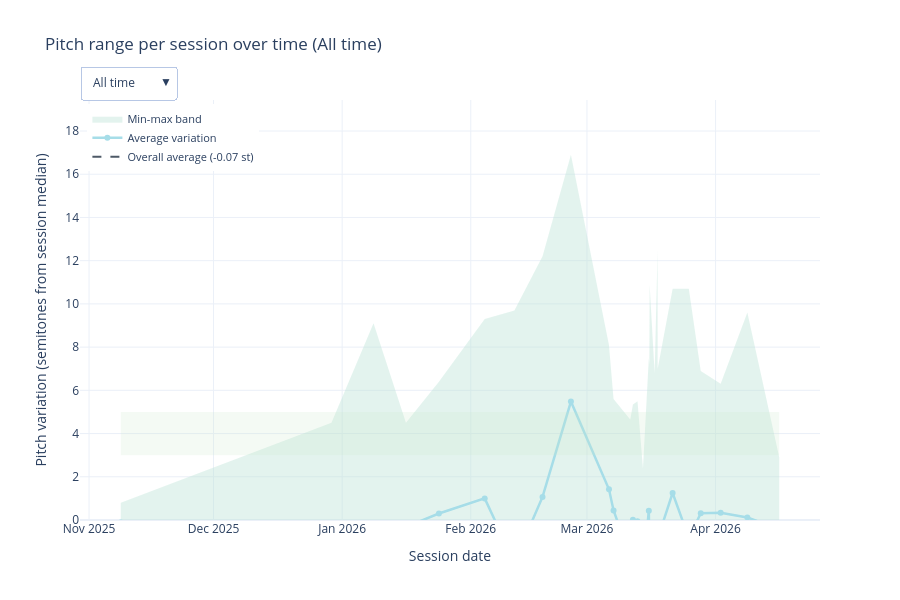

Notebook code cell kept with this figure:
### Code cell
# Plot 3: Interactive pitch range per session over time with time frame selector.
import plotly.graph_objects as go
from dateutil.relativedelta import relativedelta
from datetime import timedelta

if not records:
    print('No recordings available to plot.')
else:
    pitch_records = [record for record in records if np.isfinite(record['pitch_avg_variation'])]
    if not pitch_records:
        print('No voiced pitch values available to plot.')
    else:
        # Use TODAY as reference for all time frame calculations
        today_datetime = datetime.combine(TODAY, datetime.min.time())
        
        # Calculate Monday and Sunday of this week
        monday_this_week = today_datetime - timedelta(days=today_datetime.weekday())
        sunday_this_week = monday_this_week + timedelta(days=6)
        
        # Calculate Monday and Sunday of last week
        monday_last_week = monday_this_week - timedelta(days=7)
        sunday_last_week = monday_last_week + timedelta(days=6)
        
        # Define time frame filters with start and end dates
        time_frames = {
            'This week': ('week', monday_this_week, sunday_this_week),
            'Last week': ('week', monday_last_week, sunday_last_week),
            'Month': ('month', today_datetime.replace(day=1), today_datetime),
            '6 months': ('period', today_datetime - relativedelta(months=6), today_datetime),
            'Year': ('period', today_datetime.replace(month=1, day=1), today_datetime),
            'All time': ('all', None, None),
        }
        
        def get_filtered_pitch_data(frame_type, start_date, end_date):
            """Filter records based on date range"""
            if frame_type == 'all':
                return pitch_records
            if start_date is None:
                return pitch_records
            return [r for r in pitch_records if start_date <= r['recording_dt'] <= end_date]
        
        # Build data for each time frame
        frame_data = {}
        target_low, target_high = 3.0, 5.0
        
        for frame_name, (frame_type, start_date, end_date) in time_frames.items():
            filtered_records = get_filtered_pitch_data(frame_type, start_date, end_date)
            
            if not filtered_records:
                # Store empty state
                frame_data[frame_name] = {
                    'empty': True,
                    'message': f"You have not done any recordings in this chosen timeframe: '{frame_name}'",
                    'upper_limit': target_high + 2.0,
                    'frame_type': frame_type,
                }
            else:
                dates = [r['recording_dt'] for r in filtered_records]
                avg_variation = np.array([r['pitch_avg_variation'] for r in filtered_records], dtype=float)
                min_variation = np.array([r['pitch_min_variation'] for r in filtered_records], dtype=float)
                max_variation = np.array([r['pitch_max_variation'] for r in filtered_records], dtype=float)
                overall_average = float(np.nanmean(avg_variation))
                upper_limit = max(target_high + 2.0, float(np.nanmax(max_variation)) * 1.15 if max_variation.size else target_high + 2.0)
                
                frame_data[frame_name] = {
                    'dates': dates,
                    'avg_variation': avg_variation,
                    'min_variation': min_variation,
                    'max_variation': max_variation,
                    'overall_average': overall_average,
                    'upper_limit': upper_limit,
                    'empty': False,
                    'frame_type': frame_type,
                }
        
        # Create figure with first time frame
        default_frame = 'All time'
        default_data = frame_data[default_frame]
        
        # Choose hover date format based on frame type
        hover_date_fmt = '%b %d, %Y'
        if default_data['frame_type'] == 'week':
            hover_date_fmt = '%a, %b %d'
        
        fig = go.Figure()

        if not default_data['empty']:
            # Target zone
            fig.add_shape(
                type='rect',
                x0=default_data['dates'][0],
                x1=default_data['dates'][-1],
                y0=target_low,
                y1=target_high,
                fillcolor=COLORS['sage'],
                opacity=0.2,
                line_width=0,
                name='Target zone',
            )

            # Min-max band
            fig.add_trace(
                go.Scatter(
                    x=default_data['dates'] + default_data['dates'][::-1],
                    y=list(default_data['max_variation']) + list(default_data['min_variation'][::-1]),
                    fill='toself',
                    fillcolor=COLORS['seafoam'],
                    opacity=0.38,
                    line_color='rgba(0,0,0,0)',
                    hoverinfo='skip',
                    name='Min-max band',
                    showlegend=True,
                )
            )

            # Average variation line
            fig.add_trace(
                go.Scatter(
                    x=default_data['dates'],
                    y=default_data['avg_variation'],
                    name='Average variation',
                    mode='lines+markers',
                    line=dict(color=COLORS['teal'], width=2.5),
                    marker=dict(size=6),
                    hovertemplate='<b>%{x|' + hover_date_fmt + '}</b><br>Avg: %{y:.2f} st<extra></extra>',
                )
            )

            # Overall average line
            fig.add_trace(
                go.Scatter(
                    x=default_data['dates'],
                    y=np.full_like(default_data['avg_variation'], default_data['overall_average']),
                    name=f'Overall average ({default_data["overall_average"]:.2f} st)',
                    mode='lines',
                    line=dict(color=COLORS['ink'], width=2, dash='dash'),
                    hovertemplate='<b>%{x|' + hover_date_fmt + '}</b><br>Overall: ' + f'{default_data["overall_average"]:.2f}' + ' st<extra></extra>',
                )
            )
        else:
            # Add empty annotation
            fig.add_annotation(
                text=default_data['message'],
                xref='paper',
                yref='paper',
                x=0.5,
                y=0.5,
                showarrow=False,
                font=dict(size=16, color='#999999'),
            )
        
        # Create time frame dropdown buttons
        timeframe_buttons = []
        for frame_name, (frame_type, start_date, end_date) in time_frames.items():
            fdata = frame_data[frame_name]
            
            # Determine hover date format for this frame
            if frame_type == 'week':
                hover_fmt = '%a, %b %d'
            else:
                hover_fmt = '%b %d, %Y'
            
            if fdata['empty']:
                # Empty state button
                timeframe_buttons.append(
                    {
                        'label': frame_name,
                        'method': 'update',
                        'args': [
                            {
                                'x': [[], [], []],
                                'y': [[], [], []],
                            },
                            {
                                'title': f'Pitch range per session over time ({frame_name})',
                                'annotations': [{
                                    'text': fdata['message'],
                                    'xref': 'paper',
                                    'yref': 'paper',
                                    'x': 0.5,
                                    'y': 0.5,
                                    'showarrow': False,
                                    'font': dict(size=16, color='#999999'),
                                }],
                                'yaxis.range': [0, fdata['upper_limit']],
                            },
                        ],
                    }
                )
            else:
                # Normal state button
                timeframe_buttons.append(
                    {
                        'label': frame_name,
                        'method': 'update',
                        'args': [
                            {
                                'x': [fdata['dates'] + fdata['dates'][::-1], fdata['dates'], fdata['dates']],
                                'y': [
                                    list(fdata['max_variation']) + list(fdata['min_variation'][::-1]),
                                    fdata['avg_variation'],
                                    np.full_like(fdata['avg_variation'], fdata['overall_average']),
                                ],
                                'hovertemplate': [
                                    'skip',
                                    '<b>%{x|' + hover_fmt + '}</b><br>Avg: %{y:.2f} st<extra></extra>',
                                    '<b>%{x|' + hover_fmt + '}</b><br>Overall: ' + f'{fdata["overall_average"]:.2f}' + ' st<extra></extra>',
                                ],
                            },
                            {
                                'title': f'Pitch range per session over time ({frame_name})',
                                'annotations': [],
                                'yaxis.range': [0, fdata['upper_limit']],
                            },
                        ],
                    }
                )

        fig.update_layout(
            title=f'Pitch range per session over time ({default_frame})',
            xaxis_title='Session date',
            yaxis_title='Pitch variation (semitones from session median)',
            template='plotly_white',
            height=600,
            hovermode='x unified',
            yaxis=dict(range=[0, default_data['upper_limit']]),
            legend=dict(
                orientation='v',
                yanchor='top',
                y=0.99,
                xanchor='left',
                x=0.01,
                font=dict(size=11),
            ),
            margin=dict(b=80, t=100),
            updatemenus=[
                {
                    'buttons': timeframe_buttons,
                    'active': 5,
                    'direction': 'down',
                    'showactive': True,
                    'x': 0.0,
                    'xanchor': 'left',
                    'y': 1.08,
                    'yanchor': 'top',
                    'bgcolor': 'white',
                    'bordercolor': '#B7C7E5',
                    'borderwidth': 1,
                }
            ],
        )

        fig.show()

### Figure 1 — Plotly figure (JSON) as saved in the notebook; plotly's stock layout.template omitted (floating-point values rounded to 4 significant figures)
{"data": [{"fill": "toself", "fillcolor": "#B8E2D4", "hoverinfo": "skip", "line": {"color": "rgba(0,0,0,0)"}, "name": "Min-max band", "opacity": 0.38, "showlegend": true, "type": "scatter", "x": ["2025-11-08T15:22:55", "2025-12-29T10:03:11", "2026-01-08T13:32:37", "2026-01-16T09:02:55", "2026-01-24T07:43:31", "2026-02-04T08:37:53", "2026-02-11T12:22:54", "2026-02-18T07:04:36", "2026-02-25T03:17:12", "2026-03-06T07:26:55", "2026-03-07T09:59:50", "2026-03-11T10:33:42", "2026-03-12T01:52:43", "2026-03-13T04:37:51", "2026-03-14T11:58:45", "2026-03-15T21:55:37", "2026-03-16T00:56:19", "2026-03-16T02:34:06", "2026-03-17T07:31:44", "2026-03-18T00:44:47", "2026-03-18T01:06:49", "2026-03-21T15:30:38", "2026-03-25T13:21:29", "2026-03-28T10:22:06", "2026-04-02T05:30:05", "2026-04-08T15:51:49", "2026-04-16T08:21:40", "2026-04-16T08:21:40", "2026-04-08T15:51:49", "2026-04-02T05:30:05", "2026-03-28T10:22:06", "2026-03-25T13:21:29", "2026-03-21T15:30:38", "2026-03-18T01:06:49", "2026-03-18T00:44:47", "2026-03-17T07:31:44", "2026-03-16T02:34:06", "2026-03-16T00:56:19", "2026-03-15T21:55:37", "2026-03-14T11:58:45", "2026-03-13T04:37:51", "2026-03-12T01:52:43", "2026-03-11T10:33:42", "2026-03-07T09:59:50", "2026-03-06T07:26:55", "2026-02-25T03:17:12", "2026-02-18T07:04:36", "2026-02-11T12:22:54", "2026-02-04T08:37:53", "2026-01-24T07:43:31", "2026-01-16T09:02:55", "2026-01-08T13:32:37", "2025-12-29T10:03:11", "2025-11-08T15:22:55"], "y": [0.8, 4.5, 9.1, 4.5, 6.4, 9.3, 9.7, 12.2, 16.9, 8.1, 5.6, 4.65, 5.35, 5.5, 2.4, 7.5, 7.2, 10.9, 6.8, 12.5, 7, 10.7, 10.7, 6.9, 6.3, 9.6, 2.9, -5, -17, -2.7, -4.5, -11.8, -6.2, -17.9, -14.9, -13.9, -16.1, -12.5, -3, -15.3, -4.5, -6.75, -16.05, -7.3, -3.5, -1.7, -2.6, -16.5, -5.6, -5.2, -8.3, -18.4, -13.9, -1.3]}, {"hovertemplate": "<b>%{x|%b %d, %Y}</b><br>Avg: %{y:.2f} st<extra></extra>", "line": {"color": "#A6DDE8", "width": 2.5}, "marker": {"size": 6}, "mode": "lines+markers", "name": "Average variation", "type": "scatter", "x": ["2025-11-08T15:22:55", "2025-12-29T10:03:11", "2026-01-08T13:32:37", "2026-01-16T09:02:55", "2026-01-24T07:43:31", "2026-02-04T08:37:53", "2026-02-11T12:22:54", "2026-02-18T07:04:36", "2026-02-25T03:17:12", "2026-03-06T07:26:55", "2026-03-07T09:59:50", "2026-03-11T10:33:42", "2026-03-12T01:52:43", "2026-03-13T04:37:51", "2026-03-14T11:58:45", "2026-03-15T21:55:37", "2026-03-16T00:56:19", "2026-03-16T02:34:06", "2026-03-17T07:31:44", "2026-03-18T00:44:47", "2026-03-18T01:06:49", "2026-03-21T15:30:38", "2026-03-25T13:21:29", "2026-03-28T10:22:06", "2026-04-02T05:30:05", "2026-04-08T15:51:49", "2026-04-16T08:21:40"], "y": [-0.11, -2.28, -0.65, -0.32, 0.3, 1.0, -1.95, 1.07, 5.48, 1.42, 0.44, -1.7, 0.01, -0.06, -2.41, 0.43, -1.15, -0.52, -0.33, -0.41, -0.86, 1.25, -0.83, 0.31, 0.34, 0.12, -0.43]}, {"hovertemplate": "<b>%{x|%b %d, %Y}</b><br>Overall: -0.07 st<extra></extra>", "line": {"color": "#4E5A67", "dash": "dash", "width": 2}, "mode": "lines", "name": "Overall average (-0.07 st)", "type": "scatter", "x": ["2025-11-08T15:22:55", "2025-12-29T10:03:11", "2026-01-08T13:32:37", "2026-01-16T09:02:55", "2026-01-24T07:43:31", "2026-02-04T08:37:53", "2026-02-11T12:22:54", "2026-02-18T07:04:36", "2026-02-25T03:17:12", "2026-03-06T07:26:55", "2026-03-07T09:59:50", "2026-03-11T10:33:42", "2026-03-12T01:52:43", "2026-03-13T04:37:51", "2026-03-14T11:58:45", "2026-03-15T21:55:37", "2026-03-16T00:56:19", "2026-03-16T02:34:06", "2026-03-17T07:31:44", "2026-03-18T00:44:47", "2026-03-18T01:06:49", "2026-03-21T15:30:38", "2026-03-25T13:21:29", "2026-03-28T10:22:06", "2026-04-02T05:30:05", "2026-04-08T15:51:49", "2026-04-16T08:21:40"], "y": [-0.06815, -0.06815, -0.06815, -0.06815, -0.06815, -0.06815, -0.06815, -0.06815, -0.06815, -0.06815, -0.06815, -0.06815, -0.06815, -0.06815, -0.06815, -0.06815, -0.06815, -0.06815, -0.06815, -0.06815, -0.06815, -0.06815, -0.06815, -0.06815, -0.06815, -0.06815, -0.06815]}], "layout": {"height": 600, "hovermode": "x unified", "legend": {"font": {"size": 11}, "orientation": "v", "x": 0.01, "xanchor": "left", "y": 0.99, "yanchor": "top"}, "margin": {"b": 80, "t": 100}, "shapes": [{"fillcolor": "#C8E6C9", "line": {"width": 0}, "name": "Target zone", "opacity": 0.2, "type": "rect", "x0": "2025-11-08T15:22:55", "x1": "2026-04-16T08:21:40", "y0": 3, "y1": 5}], "title": {"text": "Pitch range per session over time (All time)"}, "updatemenus": [{"active": 5, "bgcolor": "white", "bordercolor": "#B7C7E5", "borderwidth": 1, "buttons": [{"args": [{"x": [[], [], []], "y": [[], [], []]}, {"annotations": [{"font": {"color": "#999999", "size": 16}, "showarrow": false, "text": "You have not done any recordings in this chosen timeframe: 'This week'", "x": 0.5, "xref": "paper", "y": 0.5, "yref": "paper"}], "title": "Pitch range per session over time (This week)", "yaxis.range": [0, 7]}], "label": "This week", "method": "update"}, {"args": [{"x": [[], [], []], "y": [[], [], []]}, {"annotations": [{"font": {"color": "#999999", "size": 16}, "showarrow": false, "text": "You have not done any recordings in this chosen timeframe: 'Last week'", "x": 0.5, "xref": "paper", "y": 0.5, "yref": "paper"}], "title": "Pitch range per session over time (Last week)", "yaxis.range": [0, 7]}], "label": "Last week", "method": "update"}, {"args": [{"hovertemplate": ["skip", "<b>%{x|%b %d, %Y}</b><br>Avg: %{y:.2f} st<extra></extra>", "<b>%{x|%b %d, %Y}</b><br>Overall: 0.01 st<extra></extra>"], "x": [["2026-04-02T05:30:05", "2026-04-08T15:51:49", "2026-04-16T08:21:40", "2026-04-16T08:21:40", "2026-04-08T15:51:49", "2026-04-02T05:30:05"], ["2026-04-02T05:30:05", "2026-04-08T15:51:49", "2026-04-16T08:21:40"], ["2026-04-02T05:30:05", "2026-04-08T15:51:49", "2026-04-16T08:21:40"]], "y": [[6.3, 9.6, 2.9, -5, -17, -2.7], [0.34, 0.12, -0.43], [0.01, 0.01, 0.01]]}, {"annotations": [], "title": "Pitch range per session over time (Month)", "yaxis.range": [0, 11.04]}], "label": "Month", "method": "update"}, {"args": [{"hovertemplate": ["skip", "<b>%{x|%b %d, %Y}</b><br>Avg: %{y:.2f} st<extra></extra>", "<b>%{x|%b %d, %Y}</b><br>Overall: -0.07 st<extra></extra>"], "x": [["2025-11-08T15:22:55", "2025-12-29T10:03:11", "2026-01-08T13:32:37", "2026-01-16T09:02:55", "2026-01-24T07:43:31", "2026-02-04T08:37:53", "2026-02-11T12:22:54", "2026-02-18T07:04:36", "2026-02-25T03:17:12", "2026-03-06T07:26:55", "2026-03-07T09:59:50", "2026-03-11T10:33:42", "2026-03-12T01:52:43", "2026-03-13T04:37:51", "2026-03-14T11:58:45", "2026-03-15T21:55:37", "2026-03-16T00:56:19", "2026-03-16T02:34:06", "2026-03-17T07:31:44", "2026-03-18T00:44:47", "2026-03-18T01:06:49", "2026-03-21T15:30:38", "2026-03-25T13:21:29", "2026-03-28T10:22:06", "2026-04-02T05:30:05", "2026-04-08T15:51:49", "2026-04-16T08:21:40", "2026-04-16T08:21:40", "2026-04-08T15:51:49", "2026-04-02T05:30:05", "2026-03-28T10:22:06", "2026-03-25T13:21:29", "2026-03-21T15:30:38", "2026-03-18T01:06:49", "2026-03-18T00:44:47", "2026-03-17T07:31:44", "2026-03-16T02:34:06", "2026-03-16T00:56:19", "2026-03-15T21:55:37", "2026-03-14T11:58:45", "2026-03-13T04:37:51", "2026-03-12T01:52:43", "2026-03-11T10:33:42", "2026-03-07T09:59:50", "2026-03-06T07:26:55", "2026-02-25T03:17:12", "2026-02-18T07:04:36", "2026-02-11T12:22:54", "2026-02-04T08:37:53", "2026-01-24T07:43:31", "2026-01-16T09:02:55", "2026-01-08T13:32:37", "2025-12-29T10:03:11", "2025-11-08T15:22:55"], ["2025-11-08T15:22:55", "2025-12-29T10:03:11", "2026-01-08T13:32:37", "2026-01-16T09:02:55", "2026-01-24T07:43:31", "2026-02-04T08:37:53", "2026-02-11T12:22:54", "2026-02-18T07:04:36", "2026-02-25T03:17:12", "2026-03-06T07:26:55", "2026-03-07T09:59:50", "2026-03-11T10:33:42", "2026-03-12T01:52:43", "2026-03-13T04:37:51", "2026-03-14T11:58:45", "2026-03-15T21:55:37", "2026-03-16T00:56:19", "2026-03-16T02:34:06", "2026-03-17T07:31:44", "2026-03-18T00:44:47", "2026-03-18T01:06:49", "2026-03-21T15:30:38", "2026-03-25T13:21:29", "2026-03-28T10:22:06", "2026-04-02T05:30:05", "2026-04-08T15:51:49", "2026-04-16T08:21:40"], ["2025-11-08T15:22:55", "2025-12-29T10:03:11", "2026-01-08T13:32:37", "2026-01-16T09:02:55", "2026-01-24T07:43:31", "2026-02-04T08:37:53", "2026-02-11T12:22:54", "2026-02-18T07:04:36", "2026-02-25T03:17:12", "2026-03-06T07:26:55", "2026-03-07T09:59:50", "2026-03-11T10:33:42", "2026-03-12T01:52:43", "2026-03-13T04:37:51", "2026-03-14T11:58:45", "2026-03-15T21:55:37", "2026-03-16T00:56:19", "2026-03-16T02:34:06", "2026-03-17T07:31:44", "2026-03-18T00:44:47", "2026-03-18T01:06:49", "2026-03-21T15:30:38", "2026-03-25T13:21:29", "2026-03-28T10:22:06", "2026-04-02T05:30:05", "2026-04-08T15:51:49", "2026-04-16T08:21:40"]], "y": [[0.8, 4.5, 9.1, 4.5, 6.4, 9.3, 9.7, 12.2, 16.9, 8.1, 5.6, 4.65, 5.35, 5.5, 2.4, 7.5, 7.2, 10.9, 6.8, 12.5, 7, 10.7, 10.7, 6.9, 6.3, 9.6, 2.9, -5, -17, -2.7, -4.5, -11.8, -6.2, -17.9, -14.9, -13.9, -16.1, -12.5, -3, -15.3, -4.5, -6.75, -16.05, -7.3, -3.5, -1.7, -2.6, -16.5, -5.6, -5.2, -8.3, -18.4, -13.9, -1.3], [-0.11, -2.28, -0.65, -0.32, 0.3, 1, -1.95, 1.07, 5.48, 1.42, 0.44, -1.7, 0.01, -0.06, -2.41, 0.43, -1.15, -0.52, -0.33, -0.41, -0.86, 1.25, -0.83, 0.31, 0.34, 0.12, -0.43], [-0.06815, -0.06815, -0.06815, -0.06815, -0.06815, -0.06815, -0.06815, -0.06815, -0.06815, -0.06815, -0.06815, -0.06815, -0.06815, -0.06815, -0.06815, -0.06815, -0.06815, -0.06815, -0.06815, -0.06815, -0.06815, -0.06815, -0.06815, -0.06815, -0.06815, -0.06815, -0.06815]]}, {"annotations": [], "title": "Pitch range per session over time (6 months)", "yaxis.range": [0, 19.43]}], "label": "6 months", "method": "update"}, {"args": [{"hovertemplate": ["skip", "<b>%{x|%b %d, %Y}</b><br>Avg: %{y:.2f} st<extra></extra>", "<b>%{x|%b %d, %Y}</b><br>Overall: 0.02 st<extra></extra>"], "x": [["2026-01-08T13:32:37", "2026-01-16T09:02:55", "2026-01-24T07:43:31", "2026-02-04T08:37:53", "2026-02-11T12:22:54", "2026-02-18T07:04:36", "2026-02-25T03:17:12", "2026-03-06T07:26:55", "2026-03-07T09:59:50", "2026-03-11T10:33:42", "2026-03-12T01:52:43", "2026-03-13T04:37:51", "2026-03-14T11:58:45", "2026-03-15T21:55:37", "2026-03-16T00:56:19", "2026-03-16T02:34:06", "2026-03-17T07:31:44", "2026-03-18T00:44:47", "2026-03-18T01:06:49", "2026-03-21T15:30:38", "2026-03-25T13:21:29", "2026-03-28T10:22:06", "2026-04-02T05:30:05", "2026-04-08T15:51:49", "2026-04-16T08:21:40", "2026-04-16T08:21:40", "2026-04-08T15:51:49", "2026-04-02T05:30:05", "2026-03-28T10:22:06", "2026-03-25T13:21:29", "2026-03-21T15:30:38", "2026-03-18T01:06:49", "2026-03-18T00:44:47", "2026-03-17T07:31:44", "2026-03-16T02:34:06", "2026-03-16T00:56:19", "2026-03-15T21:55:37", "2026-03-14T11:58:45", "2026-03-13T04:37:51", "2026-03-12T01:52:43", "2026-03-11T10:33:42", "2026-03-07T09:59:50", "2026-03-06T07:26:55", "2026-02-25T03:17:12", "2026-02-18T07:04:36", "2026-02-11T12:22:54", "2026-02-04T08:37:53", "2026-01-24T07:43:31", "2026-01-16T09:02:55", "2026-01-08T13:32:37"], ["2026-01-08T13:32:37", "2026-01-16T09:02:55", "2026-01-24T07:43:31", "2026-02-04T08:37:53", "2026-02-11T12:22:54", "2026-02-18T07:04:36", "2026-02-25T03:17:12", "2026-03-06T07:26:55", "2026-03-07T09:59:50", "2026-03-11T10:33:42", "2026-03-12T01:52:43", "2026-03-13T04:37:51", "2026-03-14T11:58:45", "2026-03-15T21:55:37", "2026-03-16T00:56:19", "2026-03-16T02:34:06", "2026-03-17T07:31:44", "2026-03-18T00:44:47", "2026-03-18T01:06:49", "2026-03-21T15:30:38", "2026-03-25T13:21:29", "2026-03-28T10:22:06", "2026-04-02T05:30:05", "2026-04-08T15:51:49", "2026-04-16T08:21:40"], ["2026-01-08T13:32:37", "2026-01-16T09:02:55", "2026-01-24T07:43:31", "2026-02-04T08:37:53", "2026-02-11T12:22:54", "2026-02-18T07:04:36", "2026-02-25T03:17:12", "2026-03-06T07:26:55", "2026-03-07T09:59:50", "2026-03-11T10:33:42", "2026-03-12T01:52:43", "2026-03-13T04:37:51", "2026-03-14T11:58:45", "2026-03-15T21:55:37", "2026-03-16T00:56:19", "2026-03-16T02:34:06", "2026-03-17T07:31:44", "2026-03-18T00:44:47", "2026-03-18T01:06:49", "2026-03-21T15:30:38", "2026-03-25T13:21:29", "2026-03-28T10:22:06", "2026-04-02T05:30:05", "2026-04-08T15:51:49", "2026-04-16T08:21:40"]], "y": [[9.1, 4.5, 6.4, 9.3, 9.7, 12.2, 16.9, 8.1, 5.6, 4.65, 5.35, 5.5, 2.4, 7.5, 7.2, 10.9, 6.8, 12.5, 7, 10.7, 10.7, 6.9, 6.3, 9.6, 2.9, -5, -17, -2.7, -4.5, -11.8, -6.2, -17.9, -14.9, -13.9, -16.1, -12.5, -3, -15.3, -4.5, -6.75, -16.05, -7.3, -3.5, -1.7, -2.6, -16.5, -5.6, -5.2, -8.3, -18.4], [-0.65, -0.32, 0.3, 1, -1.95, 1.07, 5.48, 1.42, 0.44, -1.7, 0.01, -0.06, -2.41, 0.43, -1.15, -0.52, -0.33, -0.41, -0.86, 1.25, -0.83, 0.31, 0.34, 0.12, -0.43], [0.022, 0.022, 0.022, 0.022, 0.022, 0.022, 0.022, 0.022, 0.022, 0.022, 0.022, 0.022, 0.022, 0.022, 0.022, 0.022, 0.022, 0.022, 0.022, 0.022, 0.022, 0.022, 0.022, 0.022, 0.022]]}, {"annotations": [], "title": "Pitch range per session over time (Year)", "yaxis.range": [0, 19.43]}], "label": "Year", "method": "update"}, {"args": [{"hovertemplate": ["skip", "<b>%{x|%b %d, %Y}</b><br>Avg: %{y:.2f} st<extra></extra>", "<b>%{x|%b %d, %Y}</b><br>Overall: -0.07 st<extra></extra>"], "x": [["2025-11-08T15:22:55", "2025-12-29T10:03:11", "2026-01-08T13:32:37", "2026-01-16T09:02:55", "2026-01-24T07:43:31", "2026-02-04T08:37:53", "2026-02-11T12:22:54", "2026-02-18T07:04:36", "2026-02-25T03:17:12", "2026-03-06T07:26:55", "2026-03-07T09:59:50", "2026-03-11T10:33:42", "2026-03-12T01:52:43", "2026-03-13T04:37:51", "2026-03-14T11:58:45", "2026-03-15T21:55:37", "2026-03-16T00:56:19", "2026-03-16T02:34:06", "2026-03-17T07:31:44", "2026-03-18T00:44:47", "2026-03-18T01:06:49", "2026-03-21T15:30:38", "2026-03-25T13:21:29", "2026-03-28T10:22:06", "2026-04-02T05:30:05", "2026-04-08T15:51:49", "2026-04-16T08:21:40", "2026-04-16T08:21:40", "2026-04-08T15:51:49", "2026-04-02T05:30:05", "2026-03-28T10:22:06", "2026-03-25T13:21:29", "2026-03-21T15:30:38", "2026-03-18T01:06:49", "2026-03-18T00:44:47", "2026-03-17T07:31:44", "2026-03-16T02:34:06", "2026-03-16T00:56:19", "2026-03-15T21:55:37", "2026-03-14T11:58:45", "2026-03-13T04:37:51", "2026-03-12T01:52:43", "2026-03-11T10:33:42", "2026-03-07T09:59:50", "2026-03-06T07:26:55", "2026-02-25T03:17:12", "2026-02-18T07:04:36", "2026-02-11T12:22:54", "2026-02-04T08:37:53", "2026-01-24T07:43:31", "2026-01-16T09:02:55", "2026-01-08T13:32:37", "2025-12-29T10:03:11", "2025-11-08T15:22:55"], ["2025-11-08T15:22:55", "2025-12-29T10:03:11", "2026-01-08T13:32:37", "2026-01-16T09:02:55", "2026-01-24T07:43:31", "2026-02-04T08:37:53", "2026-02-11T12:22:54", "2026-02-18T07:04:36", "2026-02-25T03:17:12", "2026-03-06T07:26:55", "2026-03-07T09:59:50", "2026-03-11T10:33:42", "2026-03-12T01:52:43", "2026-03-13T04:37:51", "2026-03-14T11:58:45", "2026-03-15T21:55:37", "2026-03-16T00:56:19", "2026-03-16T02:34:06", "2026-03-17T07:31:44", "2026-03-18T00:44:47", "2026-03-18T01:06:49", "2026-03-21T15:30:38", "2026-03-25T13:21:29", "2026-03-28T10:22:06", "2026-04-02T05:30:05", "2026-04-08T15:51:49", "2026-04-16T08:21:40"], ["2025-11-08T15:22:55", "2025-12-29T10:03:11", "2026-01-08T13:32:37", "2026-01-16T09:02:55", "2026-01-24T07:43:31", "2026-02-04T08:37:53", "2026-02-11T12:22:54", "2026-02-18T07:04:36", "2026-02-25T03:17:12", "2026-03-06T07:26:55", "2026-03-07T09:59:50", "2026-03-11T10:33:42", "2026-03-12T01:52:43", "2026-03-13T04:37:51", "2026-03-14T11:58:45", "2026-03-15T21:55:37", "2026-03-16T00:56:19", "2026-03-16T02:34:06", "2026-03-17T07:31:44", "2026-03-18T00:44:47", "2026-03-18T01:06:49", "2026-03-21T15:30:38", "2026-03-25T13:21:29", "2026-03-28T10:22:06", "2026-04-02T05:30:05", "2026-04-08T15:51:49", "2026-04-16T08:21:40"]], "y": [[0.8, 4.5, 9.1, 4.5, 6.4, 9.3, 9.7, 12.2, 16.9, 8.1, 5.6, 4.65, 5.35, 5.5, 2.4, 7.5, 7.2, 10.9, 6.8, 12.5, 7, 10.7, 10.7, 6.9, 6.3, 9.6, 2.9, -5, -17, -2.7, -4.5, -11.8, -6.2, -17.9, -14.9, -13.9, -16.1, -12.5, -3, -15.3, -4.5, -6.75, -16.05, -7.3, -3.5, -1.7, -2.6, -16.5, -5.6, -5.2, -8.3, -18.4, -13.9, -1.3], [-0.11, -2.28, -0.65, -0.32, 0.3, 1, -1.95, 1.07, 5.48, 1.42, 0.44, -1.7, 0.01, -0.06, -2.41, 0.43, -1.15, -0.52, -0.33, -0.41, -0.86, 1.25, -0.83, 0.31, 0.34, 0.12, -0.43], [-0.06815, -0.06815, -0.06815, -0.06815, -0.06815, -0.06815, -0.06815, -0.06815, -0.06815, -0.06815, -0.06815, -0.06815, -0.06815, -0.06815, -0.06815, -0.06815, -0.06815, -0.06815, -0.06815, -0.06815, -0.06815, -0.06815, -0.06815, -0.06815, -0.06815, -0.06815, -0.06815]]}, {"annotations": [], "title": "Pitch range per session over time (All time)", "yaxis.range": [0, 19.43]}], "label": "All time", "method": "update"}], "direction": "down", "showactive": true, "x": 0, "xanchor": "left", "y": 1.08, "yanchor": "top"}], "xaxis": {"title": {"text": "Session date"}}, "yaxis": {"range": [0, 19.43], "title": {"text": "Pitch variation (semitones from session median)"}}}}
